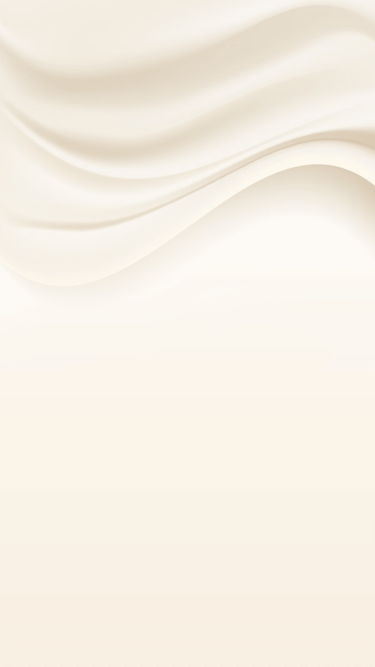
#> input picture assets/imagesKK/游戏大厅/背景.png, 750 x 1333 px, found by its file name (shown at 1/2 size)
$ python -i generate_qin_notify_view_skin.py   (imports and definitions only)
#> lines starting #> are read from the running program, lines starting #| are printed output that depends on the picture
#!/usr/bin/env python3
"""Deterministically rebuild the Qin artwork used by panelNotifyView.

The three notification prefabs share one dedicated panel background and three
title SpriteFrames.  This script only writes those four runtime images plus
static previews; shared buttons, the old generic announcement background,
prefabs, scripts and existing metadata remain read-only inputs.
"""

from __future__ import annotations

import hashlib
import json
import math
import sys
from pathlib import Path

from PIL import Image, ImageChops, ImageDraw, ImageEnhance, ImageFilter, ImageFont, ImageOps


sys.dont_write_bytecode = True

ROOT = Path(__file__).resolve().parents[1]
NOTICE = ROOT / "assets" / "ImagesLuck" / "公告"
TITLE_DIR = NOTICE / "标题"
COMMON = ROOT / "assets" / "ImagesLuck" / "公用"
KK_COMMON = ROOT / "assets" / "imagesKK" / "公用"
ART = ROOT / "art_sources" / "notify"
SOURCE = ART / "qin_notify_lacquer_source.png"
PING = ROOT / "assets" / "font" / "PingFF.ttf"
SONGTI = Path("/System/Library/Fonts/Supplemental/Songti.ttc")

BACKGROUND = NOTICE / "秦_通知弹窗底.png"
TITLE_SPECS = (
    (TITLE_DIR / "最新公告.png", "最新公告"),
    (TITLE_DIR / "充值公告.png", "充值公告"),
    (TITLE_DIR / "活动公告.png", "活动公告"),
)
TARGETS: tuple[Path, ...] = (BACKGROUND,) + tuple(path for path, _ in TITLE_SPECS)

S = 4
GOLD_HI = (255, 236, 177, 255)
GOLD = (222, 169, 78, 255)
GOLD_MID = (151, 94, 35, 255)
GOLD_DARK = (71, 42, 15, 255)
IVORY = (232, 215, 180, 255)
MUTED = (159, 146, 123, 255)
COPPER = (178, 77, 55, 255)


def font(size: float, *, song: bool = False, scale: int = S) -> ImageFont.FreeTypeFont:
    return ImageFont.truetype(str(SONGTI if song else PING), max(1, round(size * scale)), index=0)


# [188 lines left out: functions center_text, vertical_gradient, text_mask, metal_text, meta_trim, save_asset and 5 more, not called in this run]


def render_preview(title_path: Path) -> Image.Image:
#> called with title_path = '../assets/imagesKK/游戏大厅/背景.png'
    background = Image.open(COMMON / "背景.png").convert("RGB")
#> background is the input picture: PIL image 750x1333 RGB; mean R, G, B 246.3, 239.8, 229
    canvas = ImageOps.fit(background, (750, 1334), Image.Resampling.LANCZOS).convert("RGBA")
    canvas.alpha_composite(Image.new("RGBA", canvas.size, (0, 0, 0, 155)))
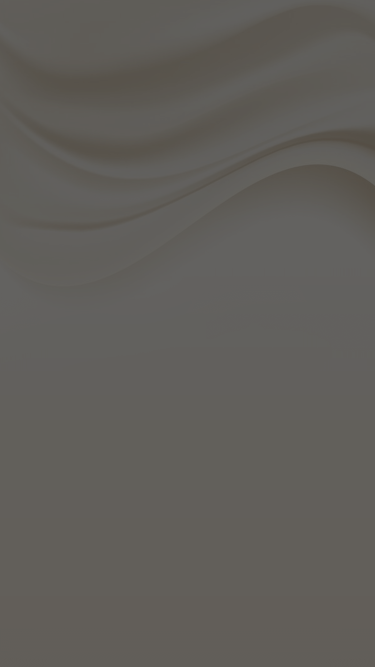
#> canvas: PIL image 750x1334 RGBA (shown at 1/2 size); mean R, G, B, A 96.6, 94.1, 89.8, 255

    center = (375, 667)
#> (the run stopped early here; a loop or call above may not have finished)
